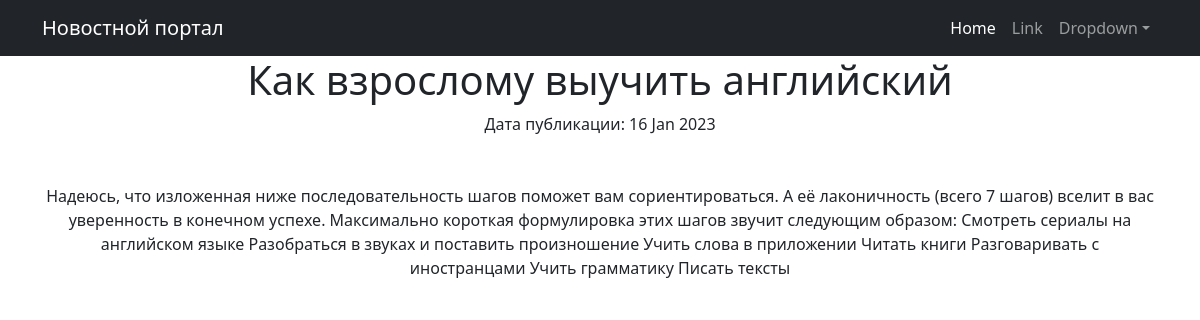
Screenshot of /news/14 with the database file from the repository.
### news/models.py (models this page shows, shortened)
class Post(models.Model):
    author = models.ForeignKey(Author, on_delete=models.CASCADE)
    NEWS = 'NW'
    ARTICLE = 'AR'
    CATEGORY_CHOICES = (
        (NEWS, 'Новость'),
        (ARTICLE, 'Статья'),
    )
    categoryType = models.CharField(max_length=2, choices=CATEGORY_CHOICES, default=ARTICLE)
    dateCreation = models.DateTimeField(auto_now_add=True)
    postCategory = models.ManyToManyField(Category, through='PostCategory')
    title = models.CharField(max_length=128)
    text = models.TextField()
    rating = models.SmallIntegerField(default=0)

### news/views.py (the view)
# urls.py: path('<int:pk>', PostDetail.as_view(), name='post_detail'),
class PostDetail(DetailView):
    model = Post
    template_name = 'post.html'
    context_object_name = 'post'

### news/templatetags/custom_filters.py (called while the page is built)
@register.filter()
def censor(value):
    censor_replace = str(value)
    for key in censored_words.keys():
        censor_replace = censor_replace.replace(key, censored_words[key])
    return censor_replace

### templates/post.html (shortened to what this page needs)
{% extends 'flatpages/default.html' %}
{% load custom_filters %}
{% block content %}
<h1>{{ post.title|censor }}</h1>
    Дата публикации: {{ post.dateCreation|date:'d M Y' }} <br><br><br>
    {{ post.text| censor }}
{% endblock content %}

### rows the page displays
Post: title|censor "Как взрослому выучить английский", dateCreation "16 Jan 2023", text|censor "Надеюсь, что изложенная ниже последовательность шагов поможет вам сориентироваться. А её лаконичность (всего 7 шагов) вселит в вас уверенность в конечном успехе. Максимально короткая формулировка этих шагов звучит следующим образом: Смотреть сериалы на английском языке Разобраться в звуках и поставить произношение Учить слова в приложении Читать книги Разговаривать с иностранцами Учить грамматику Писать тексты"
